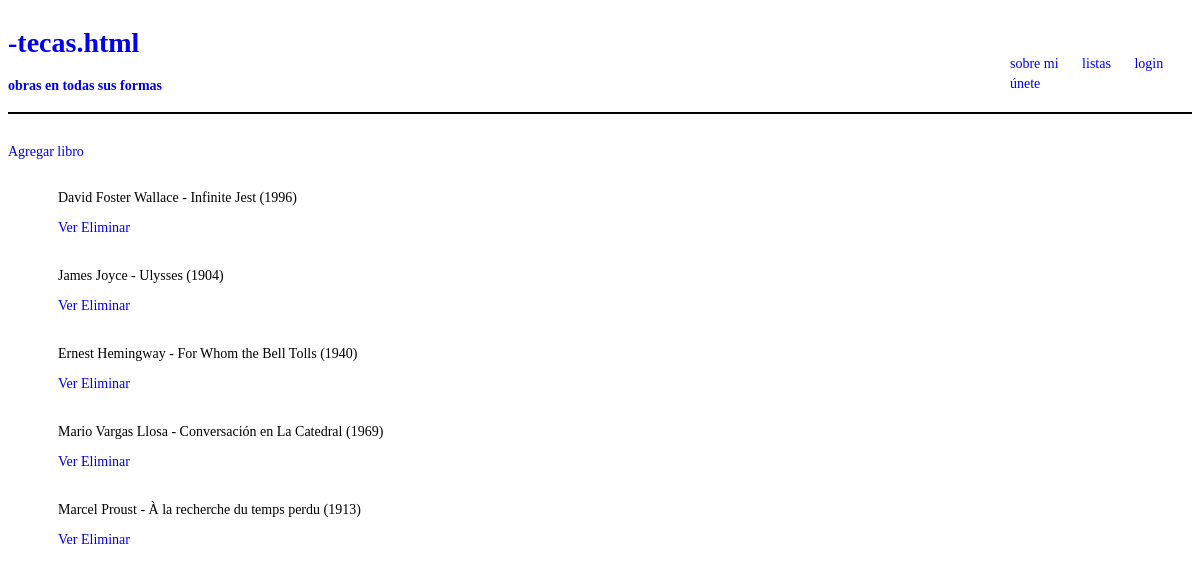
The app's page /app_a/lista_libro/ with its own data.
### app_a/models.py (models this page shows, shortened)
class Libro(models.Model):
    titulo = models.CharField(max_length=100)
    anio = models.IntegerField()
    autor = models.CharField(max_length=100)
    pais = models.CharField(max_length=60)

### app_a/views.py (the view)
# urls.py: path('lista_libro/', views.LibroListView.as_view(), name='lista_libro'),
class LibroListView(ListView):
    model = Libro
    template_name = 'libro/lista_libro.html'

### app_a/templates/libro/lista_libro.html (shortened to what this page needs)
{% extends 'tem/base.html' %}
{% block body %}
    <a href={% url 'crear_libro' %}>Agregar libro</a>
    <ul>
        {% for libro in object_list %}
            <li>
                <p>{{libro.autor}} - {{libro.titulo}} ({{libro.anio}})</p>
                <p>
                    <a href={% url 'detalle_libro' libro.id %}>Ver</a>
                    <a href={% url 'eliminar_libro' libro.id %}>Eliminar</a>
                </p>
            </li>
        {% endfor %}
    </ul>
{% endblock %}

### app_a/static/stc/base.css (style rules this page uses)
body { font-size: .875rem; font-family: Verdana; }
ul { list-style-type: none; }
li { margin: 0px 10px 0px 10px; padding: 2px 0px 2px 0px; }
a { text-decoration: none; }

### records on screen
Libro: autor "David Foster Wallace", titulo "Infinite Jest", anio "1996"
Libro: autor "James Joyce", titulo "Ulysses", anio "1904"
Libro: autor "Ernest Hemingway", titulo "For Whom the Bell Tolls", anio "1940"
Libro: autor "Mario Vargas Llosa", titulo "Conversación en La Catedral", anio "1969"
Libro: autor "Marcel Proust", titulo "À la recherche du temps perdu", anio "1913"
